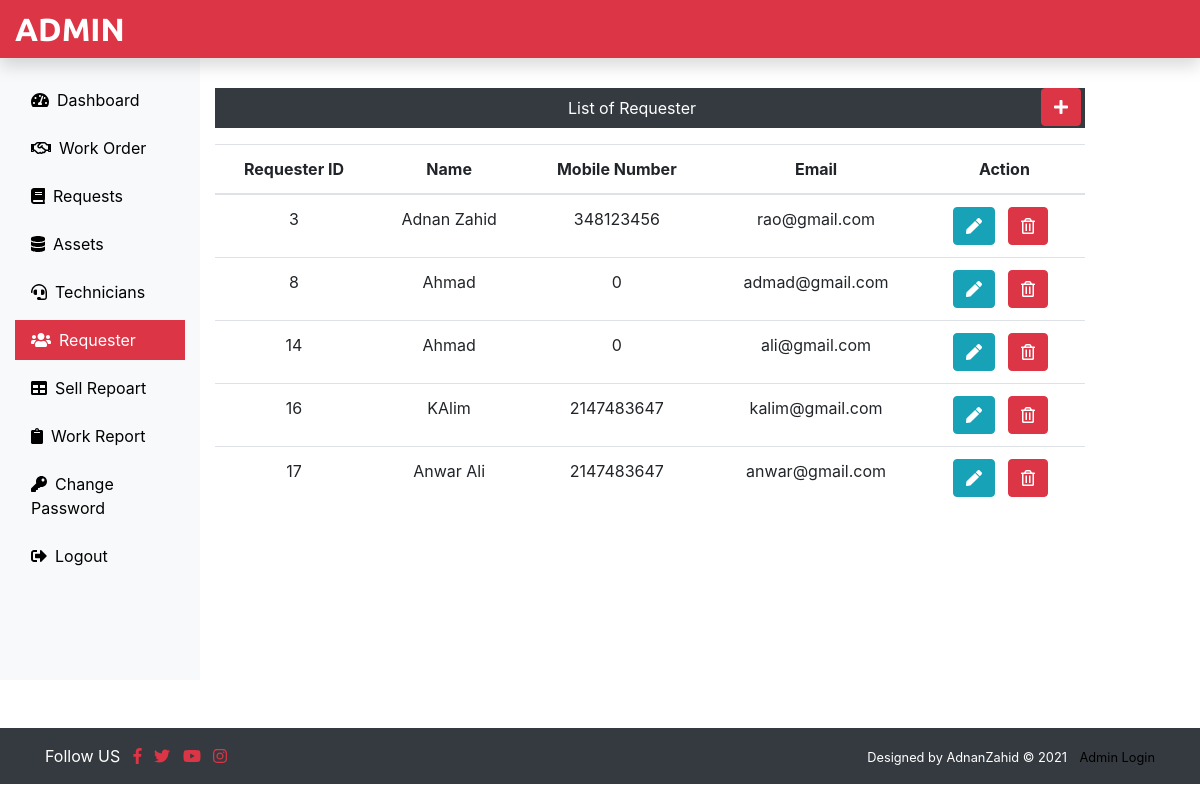
/admin/requester.php (signed in), run on the app's committed database.
### tables this page shows
CREATE TABLE `requster_login` (
  `r_id` int(50) NOT NULL,
  `r_name` varchar(60) NOT NULL,
  `r_email` varchar(60) NOT NULL,
  `r_mobile` int(25) NOT NULL,
  `r_password` varchar(60) NOT NULL
);

### admin/requester.php (the view, shortened to what this page needs)
<?php
include('main_layout/top.php');
include('main_layout/header.php');
?>
<div class="col-sm-9 col md-10 mt-5 text-center">
<div class="float-right mr-1"><a href="insertreq.php" class="btn btn-danger"><i class="fas fa-plus fa-1x"></i></a></div>
    <p class="bg-dark text-white p-2">List of Requester </p>
    <table class="table">
        <thead>
            <tr>
                <th scope="col">Requester ID</th>
                <th scope="col">Name</th>
                <th scope="col">Mobile Number</th>
                <th scope="col">Email</th>
                <th scope="col">Action</th>
            </tr>
        </thead>
        <tbody>
        <?php
        $kry = "SELECT * FROM requster_login";
        $res = $conn->query($kry);
        if($res->num_rows> 0){
            while($row = $res->fetch_assoc()){
               echo '<tr>
                 <td>'.$row['r_id'].'</td>
                 <td>'.$row['r_name'].'</td>
                 <td>'.$row['r_mobile'].'</td>
                 <td>'.$row['r_email'].'</td>
                 <td>
                 <form action="editreq.php" class="d-inline mr-2" method="POST">
                 <input type ="hidden" name="id" value='.$row['r_id'].'>
                 <button class="btn btn-info" name="edit" value="edit" type="submit"><i class="fas fa-pen"></i></button>
                 </form>
                 <form action="" class="d-inline mr-2" method="POST">
                 <input type ="hidden" name="id" value='.$row['r_id'].'>
                 <button class="btn btn-danger" name="delete" value="Delete" type="submit"><i class="far fa-trash-alt"></i></button>
                 </form>
                 </td>
               ';
            } }
            else{
                echo 'No records in database';
            }
    ?>
        </tbody>
    </table>
</div>
<?php
include('main_layout/footer.php');
?>

### admin/assets/css/custom.css (style rules this page uses)
a { color: #000 }

### data on the page
requster_login: r_id "3", r_name "Adnan Zahid", r_mobile "348123456", r_email "rao@gmail.com"
requster_login: r_id "8", r_name "Ahmad", r_mobile "0", r_email "admad@gmail.com"
requster_login: r_id "14", r_name "Ahmad", r_mobile "0", r_email "ali@gmail.com"
requster_login: r_id "16", r_name "KAlim", r_mobile "2147483647", r_email "kalim@gmail.com"
requster_login: r_id "17", r_name "Anwar Ali", r_mobile "2147483647", r_email "anwar@gmail.com"
